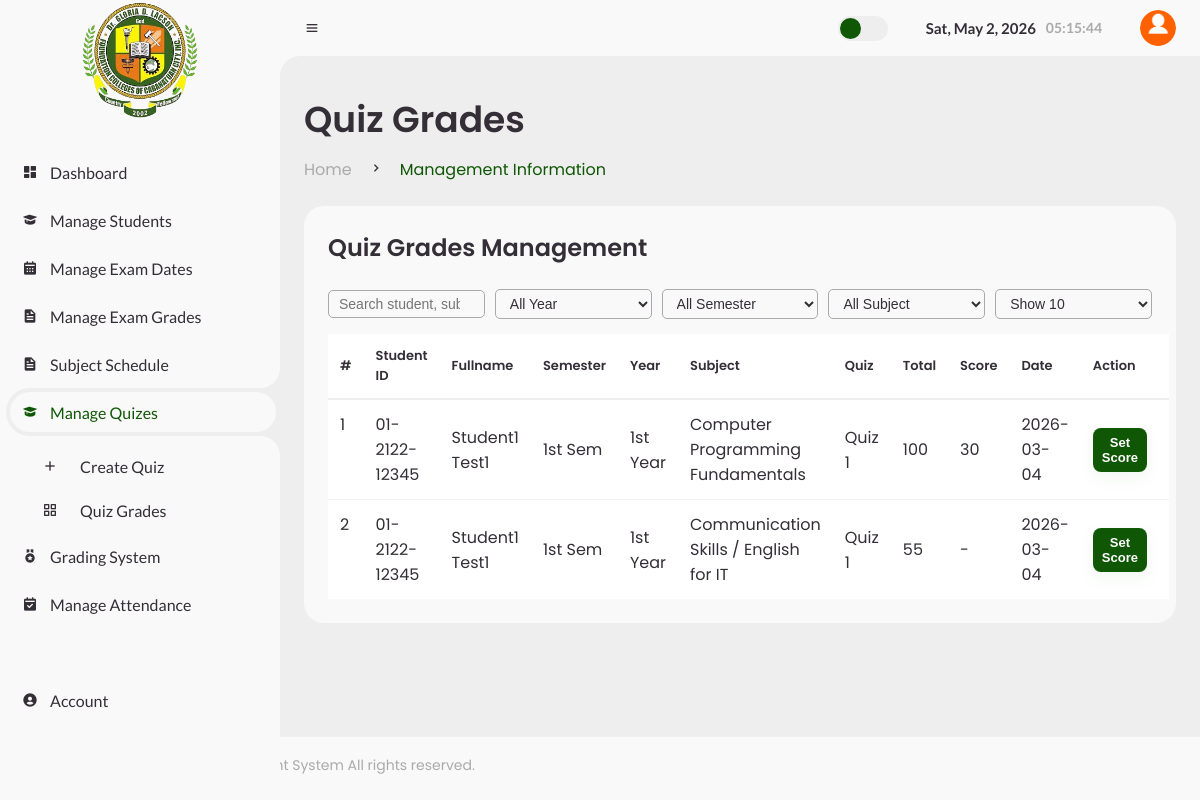
Page /Classteacher/quizes_grades.php (signed in) on the committed database.
### tables this page shows
CREATE TABLE `student_subjects` (
  `id` int(11) NOT NULL,
  `student_id` int(11) NOT NULL,
  `subject_id` int(11) NOT NULL
);

CREATE TABLE `users` (
  `user_id` int(11) NOT NULL,
  `student_id_number` varchar(20) DEFAULT NULL,
  `username` varchar(50) NOT NULL,
  `password` varchar(255) NOT NULL,
  `role` enum('admin','teacher','student','parent') NOT NULL,
  `first_name` varchar(50) NOT NULL,
  `last_name` varchar(50) NOT NULL,
  `email` varchar(100) DEFAULT NULL,
  `contact_number` varchar(20) DEFAULT NULL,
  `profile_picture` varchar(255) DEFAULT NULL,
  `created_at` timestamp NOT NULL DEFAULT current_timestamp()
);

CREATE TABLE `subjects` (
  `subject_id` int(11) NOT NULL,
  `subject_name` varchar(100) NOT NULL,
  `course_id` int(11) NOT NULL,
  `teacher_id` int(11) NOT NULL,
  `room_id` int(11) DEFAULT NULL,
  `schedule_time` varchar(100) DEFAULT NULL,
  `schedule_days` varchar(100) DEFAULT NULL,
  `semester` enum('1st Sem','2nd Sem','3rd Sem','Summer') DEFAULT NULL,
  `year` enum('1st Year','2nd Year','3rd Year','4th Year') DEFAULT NULL
);

CREATE TABLE `quizzes` (
  `quiz_id` int(11) NOT NULL,
  `subject_id` int(11) NOT NULL,
  `quiz_title` varchar(100) NOT NULL,
  `quiz_date` date NOT NULL,
  `total_score` int(11) NOT NULL
);

CREATE TABLE `quiz_grades` (
  `grade_id` int(11) NOT NULL,
  `quiz_id` int(11) NOT NULL,
  `student_id` int(11) NOT NULL,
  `score` int(11) NOT NULL
);

### Classteacher/quizes_grades.php (the view, shortened to what this page needs)
<?php include 'header.php'; ?>
<?php
$user_id = $_SESSION['user_id'] ?? 0;
$teacher_id = 0;
$resT = mysqli_query($conn,"
    SELECT teacher_id
    FROM teachers
    WHERE user_id='".intval($user_id)."'
    LIMIT 1
");
if($resT && mysqli_num_rows($resT)>0){
    $teacher_id = mysqli_fetch_assoc($resT)['teacher_id'];
}
$search        = $_GET['search'] ?? '';
$page  = max(1, intval($_GET['page'] ?? 1));
$limit = intval($_GET['limit'] ?? 10);
$offset = ($page-1)*$limit;
$where = "WHERE s.teacher_id='".intval($teacher_id)."'";
$data=[];
$res=mysqli_query($conn,"
    SELECT
        ss.student_id,
        q.quiz_id,
        u.student_id_number,
        CONCAT(u.first_name,' ',u.last_name) as fullname,
        s.subject_name,
        s.semester,
        s.year,
        q.quiz_title,
        q.total_score,
        q.quiz_date
    FROM student_subjects ss
    JOIN students st ON ss.student_id=st.student_id
    JOIN users u ON st.user_id=u.user_id
    JOIN subjects s ON ss.subject_id=s.subject_id
    JOIN quizzes q ON s.subject_id=q.subject_id
    $where
    ORDER BY u.last_name ASC
    LIMIT $offset,$limit
");
if($res){
    while($row=mysqli_fetch_assoc($res)){
        $data[]=$row;
    }
}
?>
<main>
<div class="head-title">
<div class="left">
<h1>Quiz Grades</h1>
 <ul class="breadcrumb">
      <li><a href="#">Home</a></li>
      <li><i class='bx bx-chevron-right'></i></li>
      <li><a class="active">Management Information</a></li>
    </ul>
  </div>
</div>
<div class="table-data">
<div class="order">
<div class="head flex-between">
<h3>Quiz Grades Management</h3>
</div>
<div class="row-controls">
<input type="search" id="searchInput" class="search-input"
placeholder="Search student, subject or quiz..."
value="<?= htmlspecialchars($search) ?>">
<select id="yearFilter" class="search-input">
<option value="">All Year</option>
</select>
<select id="semFilter" class="search-input">
<option value="">All Semester</option>
</select>
<select id="subjectFilter" class="search-input">
<option value="">All Subject</option>
</select>
<select id="limitFilter" class="search-input">
<?php foreach([5,10,25,50] as $l){
$sel=($limit==$l)?'selected':'';
echo "<option value='$l' $sel>Show $l</option>";
} ?>
</select>
</div>
<table>
<thead>
<tr>
<th>#</th>
<th>Student ID</th>
<th>Fullname</th>
<th>Semester</th>
<th>Year</th>
<th>Subject</th>
<th>Quiz</th>
<th>Total</th>
<th>Score</th>
<th>Date</th>
<th>Action</th>
</tr>
</thead>
<tbody>
<?php
if(empty($data)){
echo "<tr><td colspan='11'>No Records Found</td></tr>";
}else{
$sn=$offset+1;
foreach($data as $row){
$student_id=$row['student_id'];
$quiz_id=$row['quiz_id'];
$score='-';
$gRes=mysqli_query($conn,"
SELECT score FROM quiz_grades
WHERE quiz_id='$quiz_id'
AND student_id='$student_id'
LIMIT 1
");
if($gRes && mysqli_num_rows($gRes)>0){
$score=mysqli_fetch_assoc($gRes)['score'];
}
?>
<tr>
<td><?= $sn++ ?></td>
<td><?= htmlspecialchars($row['student_id_number']) ?></td>
<td><?= htmlspecialchars($row['fullname']) ?></td>
<td><?= htmlspecialchars($row['semester']) ?></td>
<td><?= htmlspecialchars($row['year']) ?></td>
<td><?= htmlspecialchars($row['subject_name']) ?></td>
<td><?= htmlspecialchars($row['quiz_title']) ?></td>
<td><?= $row['total_score'] ?></td>
<td><?= $score ?></td>
<td><?= $row['quiz_date'] ?></td>
<td>
<button class="btn small primary"
onclick="openQuizModal(
<?= $student_id ?>,
<?= $quiz_id ?>,
'<?= $score ?>'
)">Set Score</button>
</td>
</tr>
<?php }} ?>
</tbody>
</table>
</div>
</div>
</main>
<?php include 'stms_footer.php'; ?>

### rows in the picture
student_subjects: users.student_id_number "01-2122-12345", fullname "Student1 Test1", subject.semester "1st Sem", subject.year "1st Year", subject.subject_name "Computer Programming Fundamentals", quizzes.quiz_title "Quiz 1", quizzes.total_score "100", quiz_grades.score "30", quizzes.quiz_date "2026-03-04"
student_subjects: users.student_id_number "01-2122-12345", fullname "Student1 Test1", subject.semester "1st Sem", subject.year "1st Year", subject.subject_name "Communication Skills / English for IT", quizzes.quiz_title "Quiz 1", quizzes.total_score "55", score "-", quizzes.quiz_date "2026-03-04"
